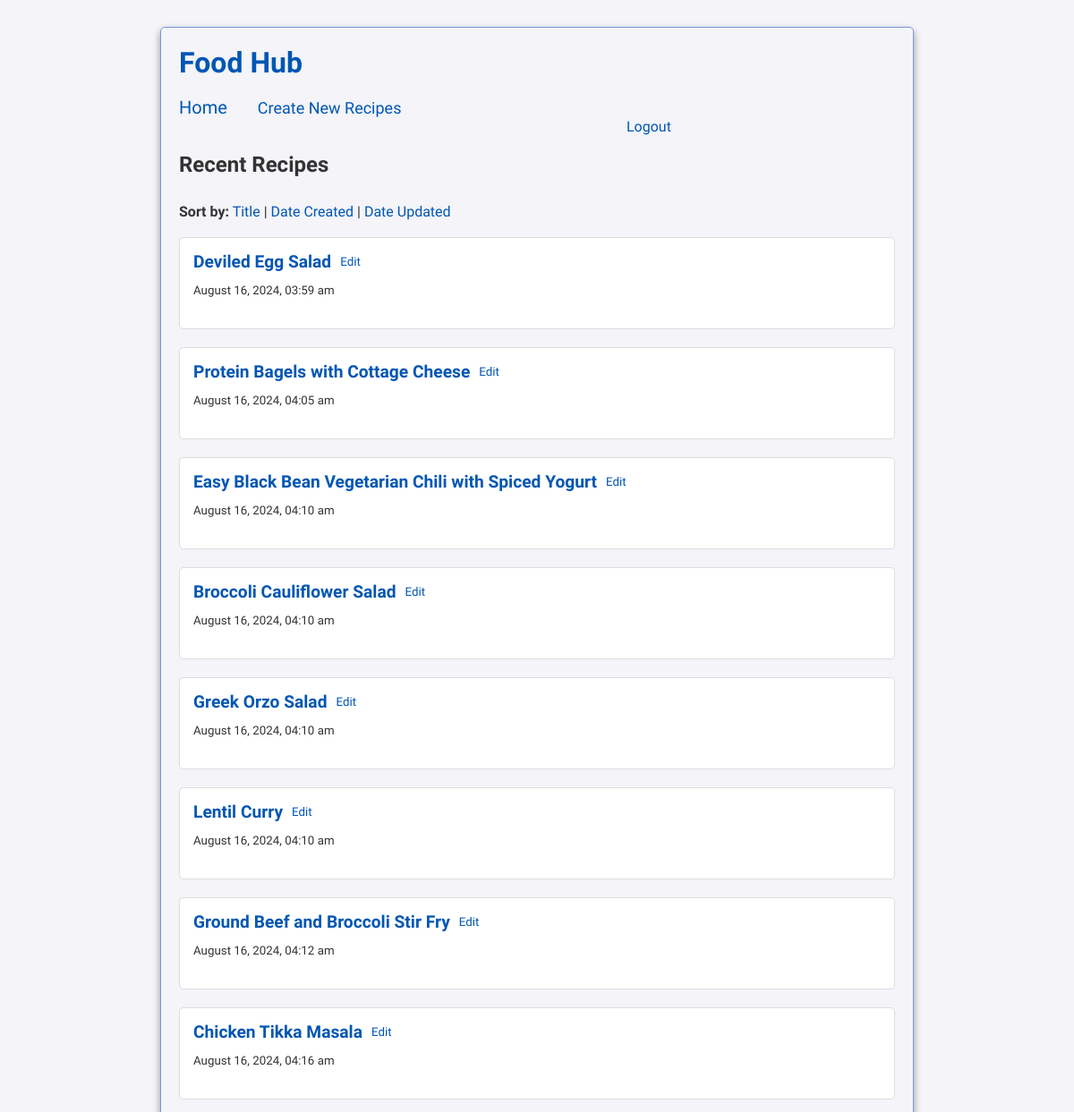
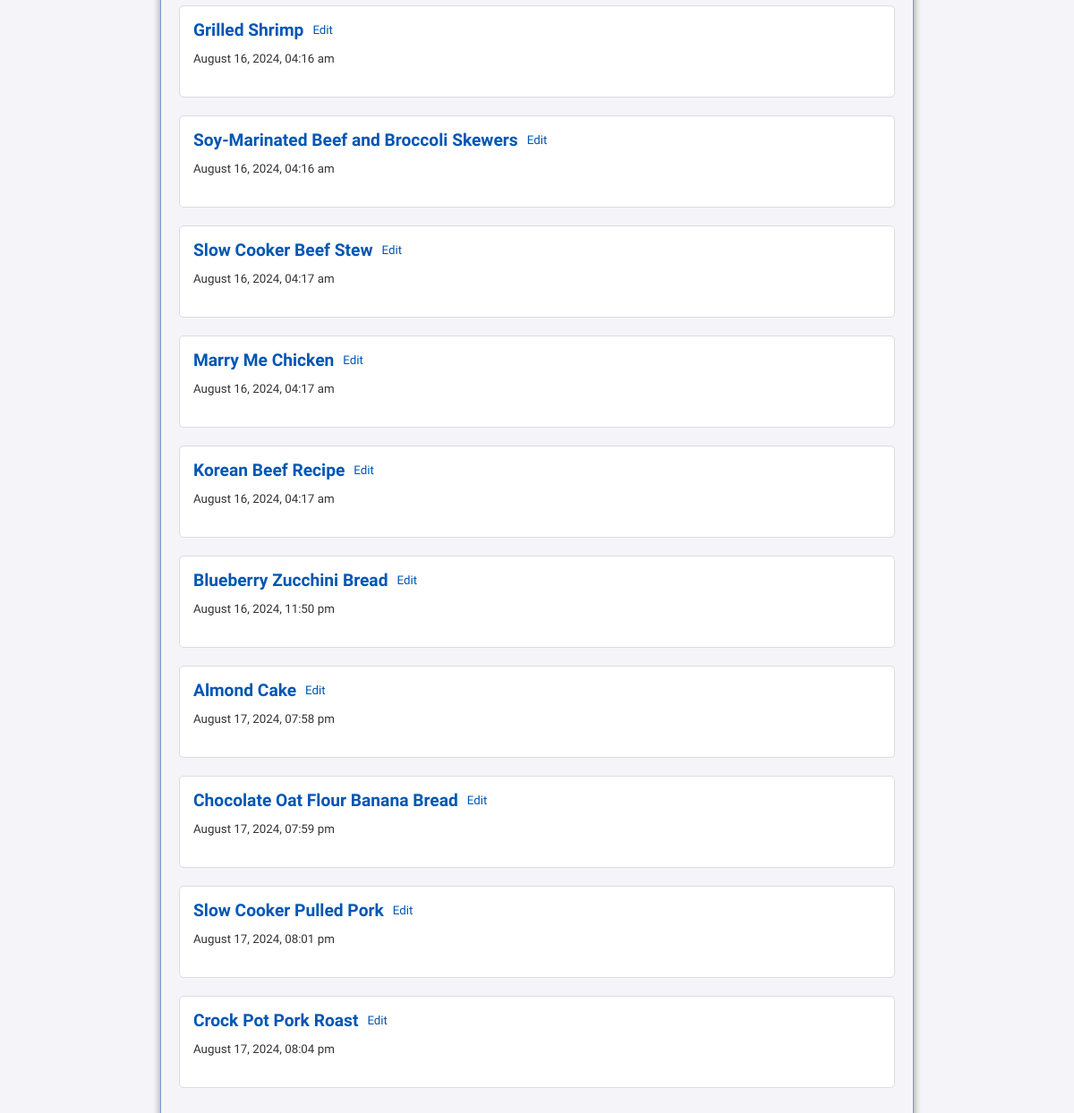
/userlogin.php?sort=created_at (signed in), run on the app's committed database (2 pictures, top to bottom).
### tables this page shows
CREATE TABLE `posts` (
  `id` int(11) NOT NULL,
  `title` varchar(200) NOT NULL,
  `date` timestamp NOT NULL DEFAULT current_timestamp() ON UPDATE current_timestamp(),
  `content` varchar(2000) NOT NULL,
  `vegetarian_id` int(11) DEFAULT NULL,
  `image` varchar(255) DEFAULT NULL
);

### userlogin.php (the view, shortened to what this page needs)
<?php
require('connect.php');
$sort = filter_input(INPUT_GET, 'sort', FILTER_SANITIZE_STRING);
$sortOrder = 'date DESC';
if ($sort === 'title') {
    $sortOrder = 'title ASC';
} elseif ($sort === 'created_at') {
    $sortOrder = 'date ASC';
} elseif ($sort === 'updated_at') {
    $sortOrder = 'date DESC';
}
$query = "SELECT id, title, date, content FROM posts ORDER BY $sortOrder";
$statement = $db->prepare($query);
$statement->execute();
$posts = $statement->fetchAll();
?>
<!DOCTYPE html>
<html lang="en">
<head>
    <link rel="stylesheet" href="main.css">
</head>
<body>
    <div class="head">
        <h1><a href="index.php">Food Hub</a></h1>
    </div>
    <br>
    <a class="home" href="index.php">Home</a>
    <a class="newpost" href="newpost.php">Create New Recipes</a>
    <a class="logout" href="logout.php">Logout</a>
    <br><br>
    <h2>Recent Recipes</h2>
    <br>
    <div>
        <strong>Sort by:</strong>
        <a href="userlogin.php?sort=title" class="<?= $sort === 'title' ? 'active' : '' ?>">Title</a> |
        <a href="userlogin.php?sort=created_at" class="<?= $sort === 'created_at' ? 'active' : '' ?>">Date Created</a> |
        <a href="userlogin.php?sort=updated_at" class="<?= $sort === 'updated_at' ? 'active' : '' ?>">Date Updated</a>
    </div>
    <br>
    <?php foreach ($posts as $post): ?>
        <div class="post">
            <div class="post-header">
                <h3><a href="delete_comment.php?id=<?= $post['id'] ?>"><?= htmlspecialchars($post['title']) ?></a></h3>
                <small><a href="edit.php?id=<?= $post['id'] ?>">Edit</a></small>
            </div>
            <p><small><?= date('F d, Y, h:i a', strtotime($post['date'])) ?></small></p>
            <br>
        </div>
    <?php endforeach; ?>
</body>
</html>

### main.css (style rules this page uses)
body, h1, h2, h3, p, a, div { margin: 0; padding: 0; font-family: 'Carrois Gothic'; }
body { background-color: #f4f4f9; color: #333; padding: 20px; width: 800px; margin: 30px auto; border: 1px solid rgb(121, 153, 212); border-radius: 5px; box-shadow: 0 4px 8px rgba(0, 0, 0, 0.4); }
h1 { color: #0056b3; margin-bottom: 20px; font-family: 'Carrois Gothic'; }
.head { display: flex; justify-content: space-between; align-items: center; }
.head h1 { margin: 0; }
a { color: #0056b3; text-decoration: none; }
.logout { margin-left: 500px; }
.post { background-color: #fff; padding: 15px; border: 1px solid #ddd; border-radius: 5px; margin-bottom: 20px; }
h2 { color: #333; margin-bottom: 10px; }
h3 { margin-top: 0; color: #0056b3; }
p { margin-top: 10px; }
.home { font-size: 20px; margin-right: 30px; }
.newpost { font-size: 18px; }
.post-header { display: flex; align-items: center; }
.post-header h3 { margin: 0; font-size: 1.2em; margin-right: 10px; }
.post-header small { margin: 0; }
.post-header a { color: #0056b3; }

### data on the page
posts: title "Deviled Egg Salad", date "August 16, 2024, 03:59 am"
posts: title "Protein Bagels with Cottage Cheese", date "August 16, 2024, 04:05 am"
posts: title "Easy Black Bean Vegetarian Chili with Spiced Yogurt", date "August 16, 2024, 04:10 am"
posts: title "Broccoli Cauliflower Salad", date "August 16, 2024, 04:10 am"
posts: title "Greek Orzo Salad", date "August 16, 2024, 04:10 am"
posts: title "Lentil Curry", date "August 16, 2024, 04:10 am"
posts: title "Ground Beef and Broccoli Stir Fry", date "August 16, 2024, 04:12 am"
posts: title "Chicken Tikka Masala", date "August 16, 2024, 04:16 am"
posts: title "Grilled Shrimp", date "August 16, 2024, 04:16 am"
posts: title "Soy-Marinated Beef and Broccoli Skewers", date "August 16, 2024, 04:16 am"
posts: title "Slow Cooker Beef Stew", date "August 16, 2024, 04:17 am"
posts: title "Marry Me Chicken", date "August 16, 2024, 04:17 am"
posts: title "Korean Beef Recipe", date "August 16, 2024, 04:17 am"
posts: title "Blueberry Zucchini Bread", date "August 16, 2024, 11:50 pm"
posts: title "Almond Cake", date "August 17, 2024, 07:58 pm"
posts: title "Chocolate Oat Flour Banana Bread", date "August 17, 2024, 07:59 pm"
posts: title "Slow Cooker Pulled Pork", date "August 17, 2024, 08:01 pm"
posts: title "Crock Pot Pork Roast", date "August 17, 2024, 08:04 pm"
